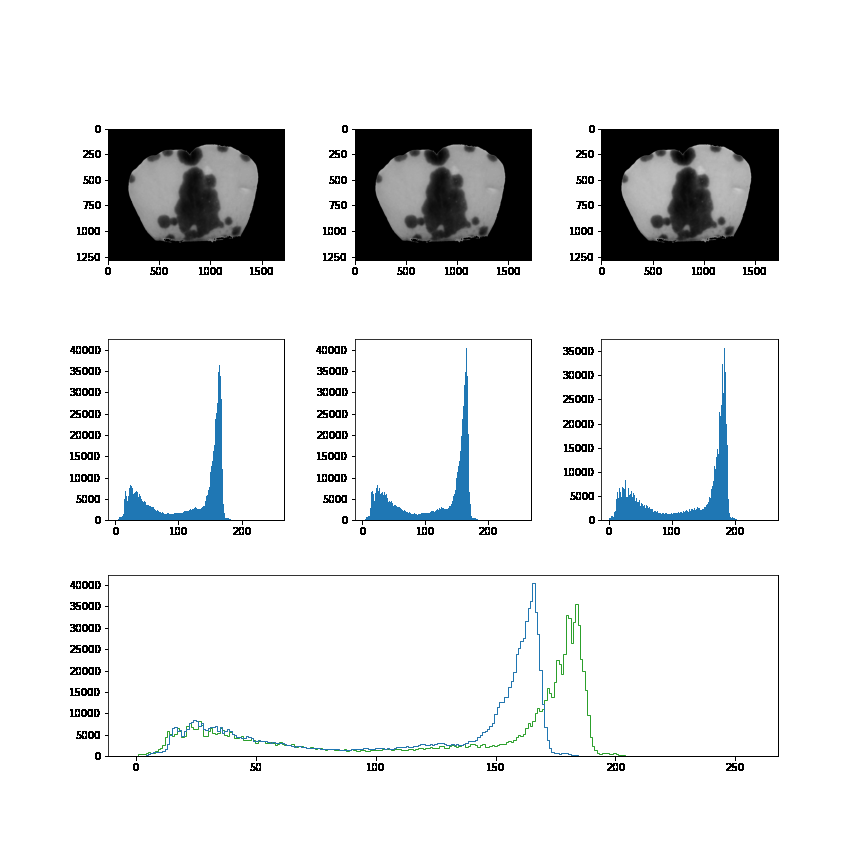
#> input picture src/Different_Outliers.png, 864 x 864 px; its folder holds 4 pictures in this run
$ python align_images.py Different_Outliers.png F1P111_Spot_Center_200730_combined.JPG F1P111_Spot_Center_200730_pca.JPG   (older library calls are emulated)
#> lines starting #> are read from the running program, lines starting #| are printed output that depends on the picture; after the words box and inside, x2 and y2 are one past the last pixel; in counts of white or black regions, pixels touching at a corner belong together
### src/image_shapes.py
import sys
import os
import cv2
import numpy as np
from skimage import io
import JSON_functions as JSONfunc
from matplotlib import pyplot as plt
import image_utilities as img_util


"""
tools for extracting shapes
"""

def get_image_kmeans(image, k):
    Z = image.reshape((-1,3))
    Z = np.float32(Z)
    criteria = (cv2.TERM_CRITERIA_EPS + cv2.TERM_CRITERIA_MAX_ITER, 10, 1.0)
    K = int(k)
    ret,label,center=cv2.kmeans(Z,K,None,criteria,10,cv2.KMEANS_RANDOM_CENTERS)
    center = np.uint8(center)
    res = center[label.flatten()]
    res2 = res.reshape((image.shape))
    return res2

# [27 lines left out: functions process_image, flood_fill, not called in this run]


def get_petal_shape(im):
    #Convert image to HSV color format for easier clustering
    im = cv2.GaussianBlur(im, (5, 5), 0)
    im = cv2.cvtColor(im, cv2.COLOR_RGB2HSV)
    kmeans = get_image_kmeans(im, 3)
    #Assume that the cluster of the top-right corner is the background cluster
    background = kmeans[0][0]
    foreground_mask = cv2.bitwise_not(cv2.inRange(kmeans, background, background))
    #find the largest connectComponentMask to see

    label_count, labels, stats, centroids = cv2.connectedComponentsWithStats(foreground_mask, 4, cv2.CV_32S)

    sizes = stats[:,-1]

    max_label = 1

    max_size = sizes[1]
    for i in range(2, label_count):
        if sizes[i] > max_size:
            max_label = i
            max_size = sizes[i]
    petal_label = np.array([max_label])
    petal = cv2.inRange(labels, petal_label, petal_label)

    return petal

# [82 lines left out: functions petal_shape_fromBB, get_filtered_vein_shape, not called in this run]

def get_vein_shape(im):
    im = img_util.remove_edge(im) # crop out any edges that might mess up shape recognition

    blur = cv2.GaussianBlur(im, (5, 5), 0)
    th, im_th = cv2.threshold(blur, 10, 255, cv2.THRESH_BINARY) # seperate light from dark look at threshold image later

    label_count, labels, stats, centroids = cv2.connectedComponentsWithStats(im_th, 4, cv2.CV_32S)
    sizes = stats[:,-1]

    max_label = 1

    max_size = sizes[1]
    for i in range(2, label_count):
        if sizes[i] > max_size:
            max_label = i
            max_size = sizes[i]
    vein_label = np.array([max_label])
    petal = cv2.inRange(labels, vein_label, vein_label)

    return petal

# [18 lines left out: functions tobacco_analysis, main, not called in this run]


# [2 lines that do not run on import are left out]

### src/image_utilities.py
import cv2
import numpy as np

# [53 lines left out: functions resize_image, match_image_size, brighten_image, make_bw, not called in this run]

def remove_edge(img):
    """
    This function removes an edge present in many of the images, which causes shape detection to go awry if
    the petal touches the edge.

    Args:
    img: the full vein image in color

    Returns: image with the left edge cut out
    """
    dst = cv2.Canny(img, 50, 200, None, 3) # detect edges in image
    linesP = cv2.HoughLinesP(dst, 1, np.pi / 180, 100, 20, 100) # detect lines within image
    longest_line = None

    if linesP is not None:
        longest_line = max(linesP, key = \
                           lambda line : ((line[0][2] - line[0][0])**2 + (line[0][3] - line[0][1])**2)**(1/2))

    if longest_line is not None:
        line_angle = np.degrees(np.arctan2((longest_line[0][1] - longest_line[0][3]) , (longest_line[0][0] - longest_line[0][2])))

        if line_angle == 90.0:
            center_vertical = img.shape[1]//2

            if longest_line[0][0] < center_vertical or longest_line[0][2] < center_vertical: # on left side
                pts = np.array([
                        (0,0),
                        (0,img.shape[0]),
                        (longest_line[0][2], img.shape[0]),
                        (longest_line[0][0], 0)
                    ], np.int32)
            else: # if on right side
                pts = np.array([
                        (longest_line[0][2], img.shape[0]),
                        (longest_line[0][0], 0),
                        (img.shape[1], 0),
                        (img.shape[1], img.shape[0])
                    ], np.int32)

                # Fill the polygon
            cv2.fillPoly(img, [pts], 0)

    return img

# [80 lines left out: functions is_point_below_line, is_left_of_line, circle_keypoints, rotate_points_numpy, not called in this run]

def angle_from_center(pt, center):
    return np.arctan2(pt[1] - center[1], pt[0] - center[0])


### src/image_alignment.py
import sys
import cv2
import numpy as np
import image_shapes as shapes
import principal_component as pca
from skimage import io
import math
import JSON_functions as JSONfunc
import image_utilities as img_util
import image_keypoints as img_key
from os import path, listdir

def shapeStatistics(shape_image):
    """
    skew identified in different directions
    orientation could use improvement
    """
    #print('calculating shape statistics')
    moments = cv2.moments(shape_image)
    center = moments["m10"]/moments["m00"], moments["m01"]/moments["m00"] # centeroid formula
    area = moments["m00"]
    u20 = moments["mu20"]/moments["m00"]
    u02 = moments["mu02"]/moments["m00"]
    u11 = moments["mu11"]/moments["m00"]
    angle = (180 / np.pi) * 0.5 * np.arctan(2*u11 / (u20 - u02))

    #The angle given here will always be in the range [-45,45], whichever axis falls
    # within that range. To make sure we get the major axis, we need use use this method:
    #  Citation: http://breckon.eu/toby/teaching/dip/opencv/SimpleImageAnalysisbyMoments.pdf
    #print("running shape statistics: ")
    if (u20 - u02) < 0:
        if u11 > 0:
            angle += 90
        else:
            angle -=90
        #Straighten the shape so that we can figure out which way is the "head" based on the aligned
        # third moment (e.g. skewness)
    rotation = cv2.getRotationMatrix2D(center, -angle, 1)
    rotation = cv2.getRotationMatrix2D(center, -angle, 1).astype(np.float32)
    aligned = cv2.warpAffine(shape_image, rotation, shape_image.shape, flags=cv2.INTER_LINEAR)
    flat_moments = cv2.moments(aligned)
    if flat_moments["mu03"] < 0:
        angle += 180
    length = np.sqrt(2*(u20 + u02 + np.sqrt(4*(u11**2) + (u20-u02)**2)))
    width = np.sqrt(2*(u20 + u02 - np.sqrt(4*(u11**2) + (u20-u02)**2)))

    return (center, area, angle, length, width)

def match_images(petal_image, vein_image, s1, s2):
    sz = petal_image.shape
    #Consruct an initial guess of the transformation required to align the two images
    (PetalCenter, PetalArea, PetalAngle, PetalLength, PetalWidth) = shapeStatistics(s1)
    #print(f"petal stats: center = {PetalCenter}, area = {PetalArea}, angle = {PetalAngle}")
    (VeinCenter, VeinArea, VeinAngle, VeinLength, VeinWidth) = shapeStatistics(s2)
    #print(f"vein stats: center = {VeinCenter}, area = {VeinArea}, angle = {VeinAngle}")
    scale = math.sqrt(VeinArea/PetalArea)
    number_of_iterations = 100
    termination_eps = 1e-5
    criteria = (cv2.TERM_CRITERIA_EPS | cv2.TERM_CRITERIA_COUNT, number_of_iterations,  termination_eps)
    AngleDifference = VeinAngle - PetalAngle
    # warp matrix with the vanilla angle difference
    warp_matrix = cv2.getRotationMatrix2D(PetalCenter, AngleDifference, scale).astype(np.float32)
    # warp matrix with the 180 deg rotated image
    warp_matrix_rotated = cv2.getRotationMatrix2D(PetalCenter, AngleDifference + 180, scale).astype(np.float32)
    warp_matrix[0][2] += VeinCenter[0] - PetalCenter[0] # translation offset
    warp_matrix[1][2] += VeinCenter[1] - PetalCenter[1]

    warp_matrix_rotated[0][2] += VeinCenter[0] - PetalCenter[0] # translation offset
    warp_matrix_rotated[1][2] += VeinCenter[1] - PetalCenter[1]
    #Getting annotations; recreate new dimensional conditions


    try:
        (cc, warp) = cv2.findTransformECC(s1,s2,warp_matrix, cv2.MOTION_AFFINE, criteria, inputMask=None, gaussFiltSize=5)
        (cc0, warp0) = cv2.findTransformECC(s1, s2, warp_matrix_rotated, cv2.MOTION_AFFINE, criteria, inputMask=None, gaussFiltSize=5)
        # print(f"cc: {cc} cc1: {cc0}")

        if cc0 > cc:
            cc = cc0
            warp = warp0

    except (cv2.error):
        cc = 0

    if cc < 0.9:
        print("Error: can't find satisfactory alignment, displaying masks for debug")
        io.imshow_collection([s1, s2])
        io.show()
    elif cc == 0:
        raise ValueError("Cannot find any alignment for the images provided.")
    #return cv2.warpAffine(cv2.bitwise_and(vein_image,s2), warp, (sz[1],sz[0]), flags=cv2.INTER_LINEAR + cv2.WARP_INVERSE_MAP), warp
    # 1. Warp the vein image into petal space
    aligned_vein = cv2.warpAffine(
        vein_image,
        warp,
        (sz[1], sz[0]),
        flags=cv2.INTER_LINEAR + cv2.WARP_INVERSE_MAP
    )

    # 2. Apply the PETAL silhouette mask (s1), not the vein mask (s2)
    if len(aligned_vein.shape) == 3:
        petal_mask_3 = cv2.merge([s1, s1, s1])
        silhouette_matched = cv2.bitwise_and(aligned_vein, petal_mask_3)
    else:
        silhouette_matched = cv2.bitwise_and(aligned_vein, s1)

    return silhouette_matched, warp


# [7 lines left out: function combine_imgs, not called in this run]

#add arguements: petal_filename, petal_image_path,
def align_images(petal_img, vein_img, raw_vein=True):
    petal_shape = shapes.get_petal_shape(petal_img)
    #petal_shape = shapes.petal_shape_fromBB(petal_img,petal_filename,petal_image_path)
    if raw_vein:
        vein_shape = shapes.get_vein_shape(vein_img)
    else:
        vein_shape = shapes.get_filtered_vein_shape(vein_img)
    #also take forward the 'warp_matrix' to use for annotations transformations
    vein_aligned,warp_matrix = match_images(petal_img, vein_img, petal_shape,vein_shape)
    # vein shape and petal shape are the masks of each petal

    return petal_shape, vein_aligned, warp_matrix


# [158 lines left out: functions add_keypoints, get_edge_keypoints, get_file_pairs, main, not called in this run]


# [2 lines that do not run on import are left out]

### src/align_images.py
import cv2
import sys
from skimage import io
import image_alignment as align


def main():
    img1 = cv2.imread(sys.argv[1])
#> img1 is the input picture: shape (864, 864, 3); mean B, G, R 230.4, 229.9, 228.7
    img2 = cv2.imread(sys.argv[2], cv2.IMREAD_GRAYSCALE)
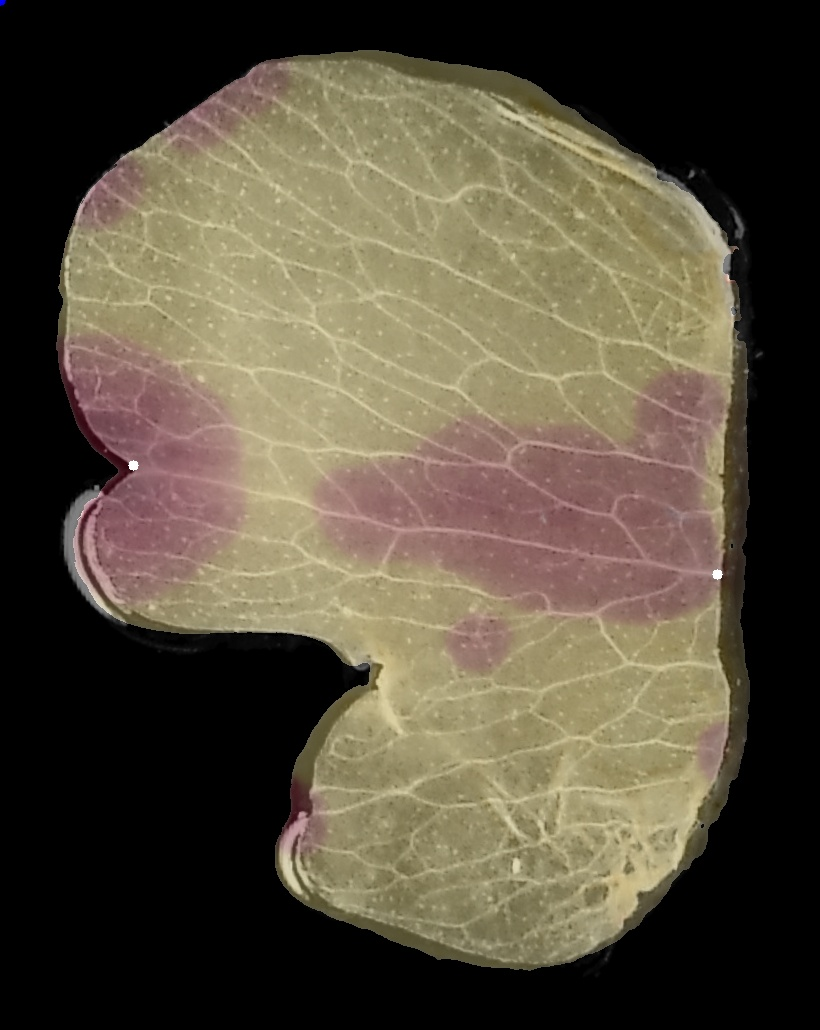
#> input picture src/F1P111_Spot_Center_200730_combined.JPG, 820 x 1030 px
    dst = align.align_images(img1,img2, sys.argv[3])
#> in get_image_kmeans, `ret,label,center=cv2.kmeans(Z,K,None,criteria,10,cv2.KMEANS_RANDOM_CEN..`: ret = 389948955; center = [[0.403, 0.274, 255], [5.23, 34.25, 166.6], [0, 0, 21.22]]
#> in get_image_kmeans, `center = np.uint8(center)`: center = [[0, 0, 255], [5, 34, 166], [0, 0, 21]]
#> in get_petal_shape, `background = kmeans[0][0]`: background = [0, 0, 255]
#> in get_petal_shape, `label_count, labels, stats, centroids = cv2.connectedComponentsWithSta..`: label_count = 88; stats = 88 rows, first 6: [0, 0, 864, 864, 639034], [94, 124, 8, 10, 68], [341, 124, 8, 10, 68], [588, 124, 8, 10, 68], [105, 128, 181, 137, 24036], [352, 128, 181, 137, 24036]; centroids = 88 pairs, first value 84.66 to 754.4, second value 128.5 to 766.6
#> in get_petal_shape, `sizes = stats[:,-1]`: sizes = 88 values, max 639034 at index 0, min 68 at index 1, mean 8482.9
#> in get_petal_shape, `max_size = sizes[1]`: max_size = 68
#> the loop in get_petal_shape, `for i in range(2, label_count):` made 86 passes
#> max_size on passes 3, 5: 24036, 24170
#> after the loop in get_petal_shape, `for i in range(2, label_count):`: max_label = 6; max_size = 24170
#> in get_petal_shape, `petal_label = np.array([max_label])`: petal_label = [6]
#> in remove_edge, `dst = cv2.Canny(img, 50, 200, None, 3)`:
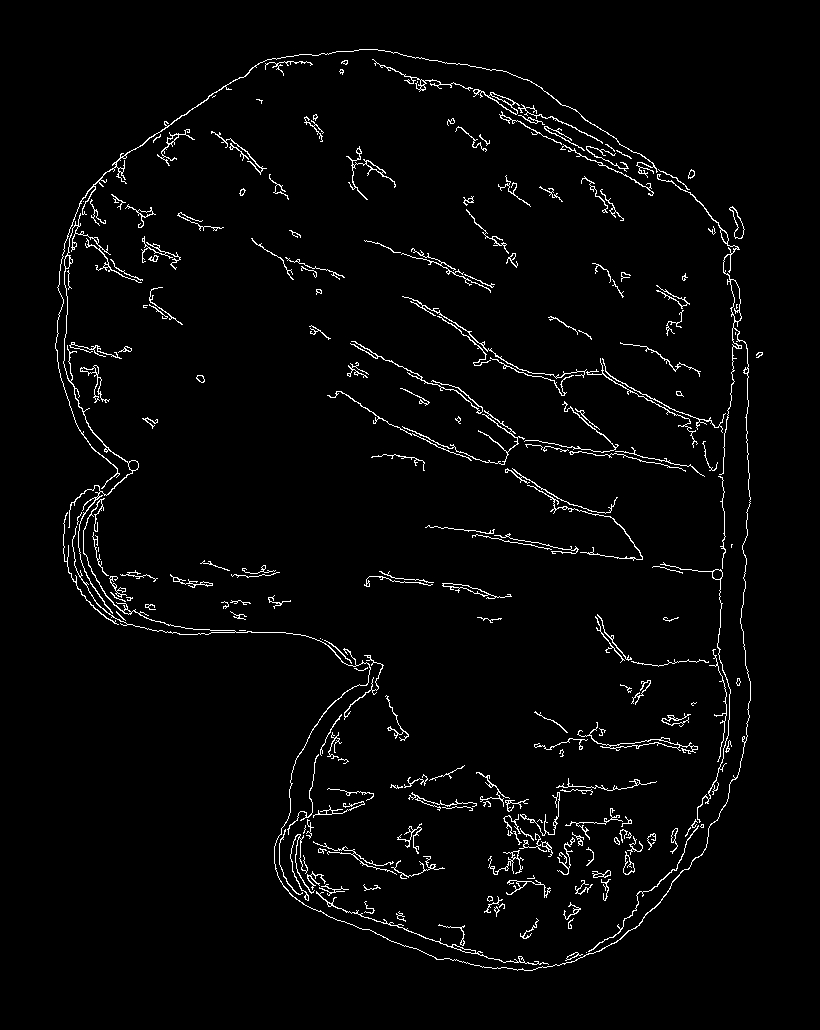
#> dst: shape (1030, 820); 2.7% white in thin lines or dots, all inside (x1, y1, x2, y2) = (55, 49, 763, 971)
#> in remove_edge, `linesP = cv2.HoughLinesP(dst, 1, np.pi / 180, 100, 20, 100)`: linesP = None
#> in get_vein_shape, `label_count, labels, stats, centroids = cv2.connectedComponentsWithSta..`:
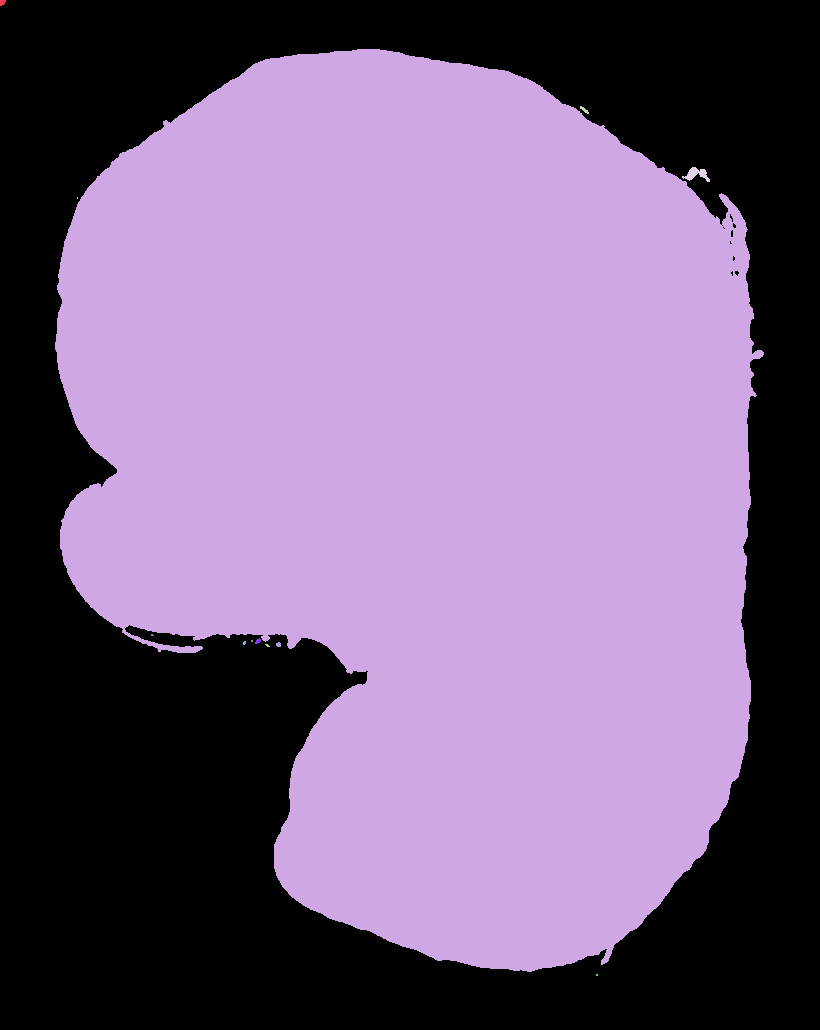
#> labels: shape (1030, 820) int32; 13 distinct labels, from 0 to 12; one colour per label, 0 black
#> in get_vein_shape, `label_count, labels, stats, centroids = cv2.connectedComponentsWithSta..`: label_count = 13; stats = 13 rows, first 6: [0, 0, 820, 1030, 358468], [0, 0, 6, 6, 28], [55, 49, 709, 923, 485804], [580, 106, 9, 8, 30], [682, 167, 28, 15, 192], [77, 197, 1, 2, 2]; centroids = 13 rows, first 8: [377.5, 562.5], [2.04, 2.04], [433, 479.3], [584, 109.5], [696, 173.8], [77, 197.5], [151.8, 634.6], [257.7, 640.8]
#> in get_vein_shape, `sizes = stats[:,-1]`: sizes = [358468, 28, 485804, 30, 192, 2, 5, 23, 10, 4, 21, 9, 4]
#> in get_vein_shape, `max_size = sizes[1]`: max_size = 28
#> the loop in get_vein_shape, `for i in range(2, label_count):` made 11 passes
#> max_size on pass 1: 485804
#> after the loop in get_vein_shape, `for i in range(2, label_count):`: max_label = 2; max_size = 485804
#> in get_vein_shape, `vein_label = np.array([max_label])`: vein_label = [2]
#> in shapeStatistics, `moments = cv2.moments(shape_image)`: moments = moments, m00 6163350, centre m10/m00, m01/m00 = (689.4, 194.6)
#> in shapeStatistics, `center = moments["m10"]/moments["m00"], moments["m01"]/moments["m00"]`: center = (689.4, 194.6)
#> in shapeStatistics, `area = moments["m00"]`: area = 6163350
#> in shapeStatistics, `u20 = moments["mu20"]/moments["m00"]`: u20 = 2705.8
#> in shapeStatistics, `u02 = moments["mu02"]/moments["m00"]`: u02 = 1500.1
#> in shapeStatistics, `u11 = moments["mu11"]/moments["m00"]`: u11 = -0.715
#> in shapeStatistics, `angle = (180 / np.pi) * 0.5 * np.arctan(2*u11 / (u20 - u02))`: angle = -0.034
#> in shapeStatistics, `rotation = cv2.getRotationMatrix2D(center, -angle, 1)`: rotation = [[1, 0.000593, -0.115], [-0.000593, 1, 0.409]]
#> in shapeStatistics, `flat_moments = cv2.moments(aligned)`: flat_moments = moments, m00 6163344, centre m10/m00, m01/m00 = (689.4, 194.6)
#> in shapeStatistics, `length = np.sqrt(2*(u20 + u02 + np.sqrt(4*(u11**2) + (u20-u02)**2)))`: length = 104
#> in shapeStatistics, `width = np.sqrt(2*(u20 + u02 - np.sqrt(4*(u11**2) + (u20-u02)**2)))`: width = 77.46
#> in match_images, `(PetalCenter, PetalArea, PetalAngle, PetalLength, PetalWidth) = shapeS..`: PetalCenter = (689.4, 194.6); PetalArea = 6163350; PetalAngle = -0.034; PetalLength = 104; PetalWidth = 77.46
#> in match_images, `(VeinCenter, VeinArea, VeinAngle, VeinLength, VeinWidth) = shapeStatis..`: VeinCenter = (433, 479.3); VeinArea = 123880020; VeinAngle = 250; VeinLength = 481.7; VeinWidth = 336.4
#> in match_images, `scale = math.sqrt(VeinArea/PetalArea)`: scale = 4.48
#> in match_images, `AngleDifference = VeinAngle - PetalAngle`: AngleDifference = 250
#> in match_images, `warp_matrix = cv2.getRotationMatrix2D(PetalCenter, AngleDifference, sc..`: warp_matrix = [[-1.53, -4.21, 2564.7], [4.21, -1.53, -2412.5]]
#> in match_images, `warp_matrix_rotated = cv2.getRotationMatrix2D(PetalCenter, AngleDiffer..`: warp_matrix_rotated = [[1.53, 4.21, -1185.9], [-4.21, 1.53, 2801.6]]
#> in match_images, `(cc, warp) = cv2.findTransformECC(s1,s2,warp_matrix, cv2.MOTION_AFFINE..`: cc = 0.746; warp = [[-0.471, -4.94, 1694.2], [4.65, -1.87, -2353]]
#> in match_images, `(cc0, warp0) = cv2.findTransformECC(s1, s2, warp_matrix_rotated, cv2.M..`: cc0 = 0.746; warp0 = [[0.424, 4.97, -852], [-4.68, 1.84, 3361.9]]
#> in match_images, `aligned_vein = cv2.warpAffine( vein_image, warp, (sz[1], sz[0]), flags..`:
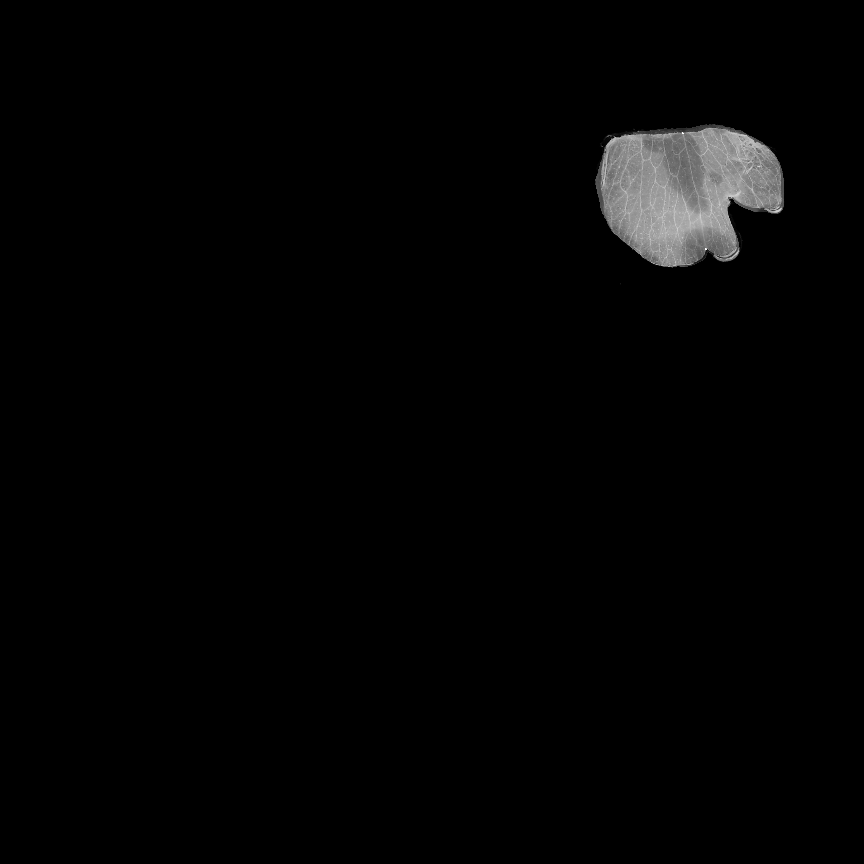
#> aligned_vein: shape (864, 864); min 0, max 255, mean 3.8
#> in align_images, `vein_aligned,warp_matrix = match_images(petal_img, vein_img, petal_sha..`: warp_matrix = [[-0.471, -4.94, 1694.2], [4.65, -1.87, -2353]]
#> (the run stopped early here; a loop or call above may not have finished)
